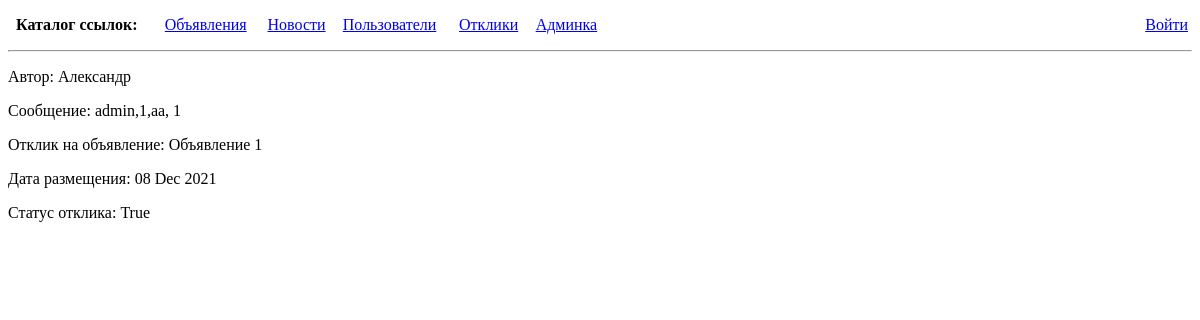
Page /answer/13 on the committed database.
### ads/models.py (models this page shows, shortened)
class Answer(models.Model):
    author = models.ForeignKey(Author, on_delete=models.CASCADE)
    text = models.TextField()
    ads = models.ForeignKey(Ads, on_delete=models.CASCADE)
    date = models.DateTimeField(auto_now_add=True)
    status = models.BooleanField(default=False)

class Author(models.Model):
    authorUser = models.OneToOneField(User, on_delete=models.CASCADE)
    def __str__(self):
        return f'{self.authorUser}'

class Ads(models.Model):
    author = models.ForeignKey(Author, on_delete=models.CASCADE)
    title = models.CharField(max_length=128)
    text = models.TextField()
    category = models.ForeignKey(Category, on_delete=models.CASCADE)
    date = models.DateTimeField(auto_now_add=True)
    body = RichTextUploadingField(blank=True, null=True)

### ads/views.py (the view)
# urls.py: path('answer/<int:pk>', AnswerDetail.as_view(), name='answer'),
class AnswerDetail(DetailView):
    meta = Answer
    template_name = 'answer-detail.html'
    context_object_name = 'answer'
    queryset = Answer.objects.all()

### templates/answer-detail.html (shortened to what this page needs)
{% extends 'default.html' %}
{% block content %}
<p>Автор: {{ answer.author }}</p>
<p>Сообщение: {{ answer.text }}</p>
<p>Отклик на объявление: {{ answer.ads.title }}</p>
<p>Дата размещения: {{ answer.date|date:'d M Y' }}</p>
<p>Статус отклика: {{ answer.status }}</p>
{% endblock content %}

### rows in the picture
Answer: author "Александр", text "admin,1,aa, 1", ads "Объявление 1", date "08 Dec 2021", status "True"
